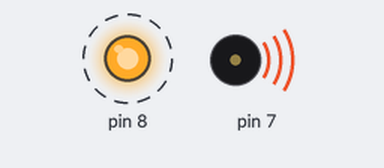
Simulated run of this sketch. Board: Arduino Uno, built with avr-gcc and run on an emulated ATmega328P. Shown: output pins drawn as LEDs (lit = HIGH), buzzer (waves = sounding). Dashed ring = blinking.

Above: at 0.1 s.
Timing chart, 0 to 3.0 s (numbered marks = the images above):
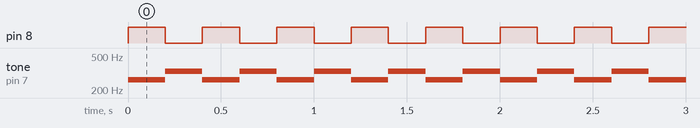

Measured:
- by itself, pin 8: alternates HIGH for 0.20 s and LOW for 0.20 s
- by itself, tone on pin 7: alternates 330 Hz for 0.20 s and 262 Hz for 0.20 s

The sketch:

1Led_Buzzer_DO_MI.ino
```cpp
void setup()
{
  pinMode(8, OUTPUT);
  pinMode(7, OUTPUT);
}

void loop()
{
  digitalWrite(8, HIGH);

  tone (7, 262, 200); // toca o buzzer em Dó, em 262Hz

  delay(200); // deixa o buzzer tocando em 262Hz, e o led ativado por 200 milisegundos

  digitalWrite(8, LOW);

  tone (7, 330, 200); // toca o buzzer em Mi, em 330Hz

  delay(200); // deixa o buzzer tocando em 330Hz, e o led apagado por 200 milisegundos

}
```
